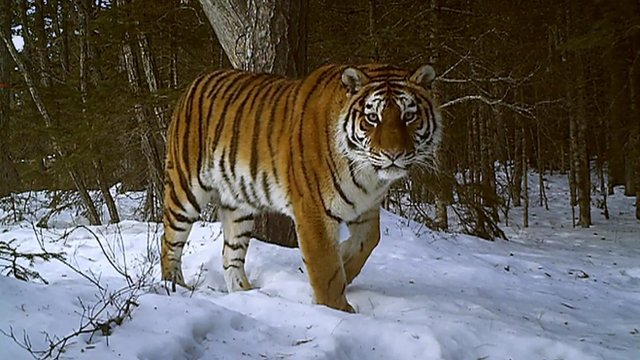
%> input picture Lab03/tiger2.jpg, 640 x 360 px
$ octave graphcut_example.m   (GNU Octave 9; MATLAB toolbox functions it lacks are replaced by stand-ins)
%> lines starting %> are read from the running program, lines starting %| are printed output that depends on the picture
### Lab03/graphcut_segm.m
function [ segm, prior, fcenters, bcenters ] = graphcut_segm(I, area, K, alpha, sigma)
% area = [ minx, miny, maxx, maxy ]

[h, w, c] = size(I);
dw = area(3) - area(1) + 1;
dh = area(4) - area(2) + 1;
mask = uint8([zeros(area(2) - 1, w); zeros(dh, area(1) - 1), ones(dh, dw), ...
	     zeros(dh, w - area(3)); zeros(h - area(4), w)]);
Ivec = single(reshape(I, size(I, 1) * size(I, 2), 3));

grey = single(rgb2gray(I));
h = fspecial('gaussian', [7, 7], 0.5);
grey = imfilter(grey, h);
h = fspecial('sobel');
dx = imfilter(grey, h/4);
dy = imfilter(grey, h/4');
grad = sqrt(dx.^2 + dy.^2);
edge = (alpha*sigma)*ones(size(grey)) ./ (grad + sigma);

tic
for l = 1 : 3

    fprintf('Find Gaussian mixture models...\n');
    [fprob, fcenters] = mixture_prob(I, K, 20, mask);
    [bprob, bcenters] = mixture_prob(I, K, 20, 1 - mask);
    prior = reshape(fprob ./ (fprob + bprob), size(I, 1), size(I, 2), 1);
    toc

    fprintf('Find minimum cut...\n');
    [u, erriter, i] = cmf_cut(prior, edge);
    mask = uint8(u > 0.5);
    toc

end

segm = int16(u > 0.5) + 1;

### Lab03/mixture_prob.m
% L: number of iterations
% prob: probability of the color of pixels
function [prob, centers] = mixture_prob(image, K, L, mask)
% Let I be a set of pixels and V be a set of K Gaussian components in 3D (R,G,B)
% Store all pixels for which mask = 1 in a Nx3 matrix
nrows = size(image, 1);
ncols = size(image, 2);
Ivec = im2double(reshape(image, nrows * ncols, 3));
Mvec = reshape(mask, nrows * ncols, 1);
Ima = Ivec(find(Mvec == 1), :);
g = zeros(size(Ima, 1), K);
g1 = zeros(nrows * ncols, K);

% Randomly initialize the K components using masked pixels
[segmentation, centers, ~, ~, ~] = kmeans_mix(Ima, K,...
    L, 1400, true, false);
cov = cell(K, 1);
cov(:) = {rand * eye(3)};

w = zeros(1, K);
for i = 1 : K
    w(i) = sum(segmentation == i) / size(segmentation, 1);
end

% Iterate L times
for i = 1 : L
%   Expectation: Compute probabilities P_ik using masked pixels
    for k = 1 : K
        mean_k = centers(k, :);
        cov_k = cov{k};
        diff = bsxfun(@minus, Ima, mean_k);
        g(:, k) = 1 / sqrt(det(cov_k) * (2 * pi)^3) * exp(-0.5 *...
            sum((diff * inv(cov_k) .* diff), 2));
    end
    p = bsxfun(@times, g, w);
    norm = sum(p, 2);
    p = bsxfun(@rdivide, p, norm);

%   Maximization: Update weights, means and covariances using masked pixels
    w = sum(p, 1) / size(p, 1);
    for k = 1 : K
        centers(k, :) = p(:, k)' * Ima / sum(p(:, k), 1);
        diff = bsxfun(@minus, Ima, centers(k, :));
        cov{k} = (diff' * bsxfun(@times, diff, p(:, k))) / sum(p(:, k), 1);
    end
end

% Compute probabilities p(c_i) in Eq.(3) for all pixels I
for k = 1 : K
    diff = bsxfun(@minus, Ivec, centers(k, :));
    g1(:, k) = 1 / sqrt(det(cov{k}) * (2 * pi)^3) * exp(-0.5 *...
            sum((diff * inv(cov{k}) .* diff), 2));
end
prob = sum(bsxfun(@times, g1, w), 2);
prob = reshape(prob, nrows, ncols, 1);

### Lab03/kmeans_mix.m
function [segmentation, centers, empty, cen_idx, count] = kmeans_mix(Ivec, K, L, seed, RANDSAMP, DEBUG)
delta = 100 * ones(K, 3);
clus_centers = zeros(K, 3);
clus_centers_new = zeros(K, 3);
idx_old = zeros(1, size(Ivec, 1));
empty = false;
threshold = 0.01;
count = 0;
nthreshold = 2;

% Let X be a set of pixels and V be a set of K cluster centers in 3D (R,G,B).
if RANDSAMP == true
    % Randomly initialize the K cluster centers
%     rng(seed, 'twister');
    clus_centers = rand(K, 3);

    % [11 lines of commented-out code are left out]
else
    % implement k-means++ algorithm
    [~, clus_init] = kmeansplus_init(Ivec', K, seed);
    clus_centers = clus_init';
end

% Compute all distances between pixels and cluster centers
D = pdist2(clus_centers, Ivec, 'euclidean');

if DEBUG == false
    % Iterate L times
    for i = 1 : L
        % Assign each pixel to the cluster center for which the distance is minimum
        [~, cen_idx] = min(D);

        % Recompute each cluster center by taking the mean of all pixels assigned to it
        for j = 1 : K
            n_idx = find(cen_idx == j);
            if size(n_idx, 2) < nthreshold
                clus_centers(j, :) = rand(1, 3);
%                 empty = 1;
%                 n = randsample(size(Ivec, 1), 1);
%                 clus_centers(j, :) = Ivec(n, :);
            else
                clus_centers(j, :) = double(mean(Ivec(n_idx, :)));
            end
        end
        % Recompute all distances between pixels and cluster centers
        D = pdist2(clus_centers, Ivec, 'euclidean');
    end
else
    % debug
    while (max(delta(:)) > threshold)
        [~, cen_idx] = min(D);
        for j = 1 : K
            n_idx = find(cen_idx == j);
            if isempty(n_idx) == true
                empty = 1;
                n = randsample(size(Ivec, 1), 1);
                clus_centers_new(j, :) = Ivec(n, :);
            else
                clus_centers_new(j, :) = mean(Ivec(n_idx, :));
            end
        end
        delta = abs(clus_centers_new - clus_centers);
%         delta = abs(idx_old - cen_idx);
        count = count + 1;
        D = pdist2(clus_centers_new, Ivec, 'euclidean');
        clus_centers = clus_centers_new;
%         idx_old = cen_idx;
    end
end

[~, cen_idx] = min(D);
segmentation = cen_idx;
centers = clus_centers;

### Lab03/graphcut_example.m
clear;
scale_factor = 0.5;          % image downscale factor
area = [ 80, 110, 570, 300 ] % image region to train foreground with
K = 1;                      % number of mixture components
alpha = 30.0;                 % maximum edge cost
sigma = 20.0;                % edge cost decay factor

I = imread('tiger2.jpg');
%> I is the input picture: size 360x640x3 uint8; mean R, G, B 97.4, 93.3, 88.1
I = imresize(I, scale_factor);
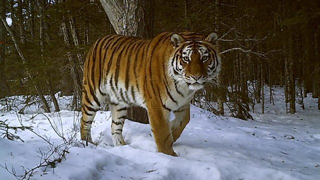
%> I: size 180x320x3 uint8; mean R, G, B 97.4, 93.3, 88.1
Iback = I;
area = int16(area*scale_factor);
[segm, prior, fcenters, bcenters] = graphcut_segm(I, area, K, alpha, sigma);
%> in graphcut_segm, `grey = single(rgb2gray(I));`:
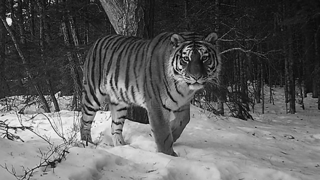
%> grey: size 180x320 single; min 0, max 250, mean 93.9
%> in graphcut_segm, `dx = imfilter(grey, h/4);`:
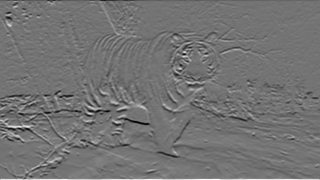
%> dx: size 180x320 single; min -164, max 195.5, mean -0.6; drawn with min black and max white
%> in graphcut_segm, `grad = sqrt(dx.^2 + dy.^2);`:
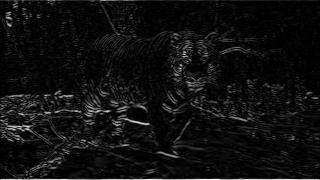
%> grad: size 180x320 single; min 0.000281, max 276.5, mean 17.9; drawn with min black and max white
%> in graphcut_segm, `edge = (alpha*sigma)*ones(size(grey)) ./ (grad + sigma);`:
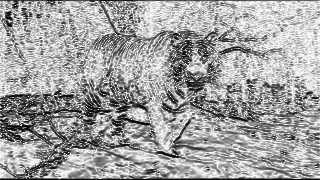
%> edge: size 180x320 single; min 2.02, max 30, mean 19.8; drawn with min black and max white
%> the loop in graphcut_segm, `for l = 1 : 3` made 1 pass
%> (fcenters, bcenters) on pass 1: ([NaN NaN NaN], [NaN NaN NaN])
%> the run ends on the next line

$ run again, with Lab03/tiger1.jpg copied over Lab03/tiger2.jpg
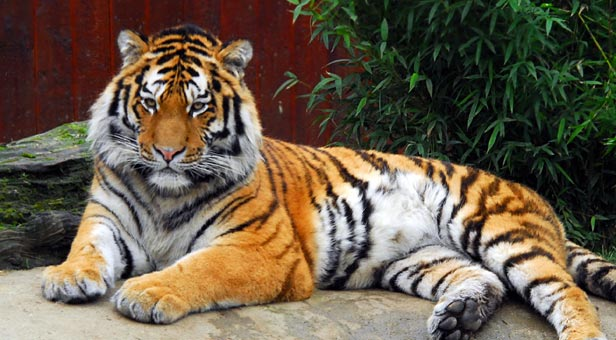
%> input picture Lab03/tiger1.jpg, 616 x 340 px
%> I is the input picture: size 340x616x3 uint8; mean R, G, B 106, 92.5, 74.4
%> I: size 170x308x3 uint8
%> in graphcut_segm, `grad = sqrt(dx.^2 + dy.^2);`:
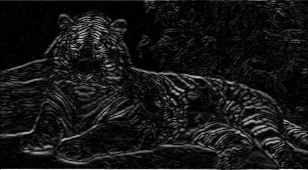
%> grad: size 170x308 single; min 0.000397, max 305.5, mean 27.8; drawn with min black and max white
%> in graphcut_segm, `edge = (alpha*sigma)*ones(size(grey)) ./ (grad + sigma);`:
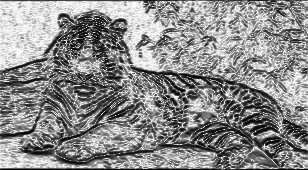
%> edge: size 170x308 single; min 1.84, max 30, mean 17.3; drawn with min black and max white
%> the loop in graphcut_segm, `for l = 1 : 3` made 1 pass
%> (fcenters, bcenters) on pass 1: ([NaN NaN NaN], [NaN NaN NaN])

$ run again, with Lab03/tiger3.jpg copied over Lab03/tiger2.jpg
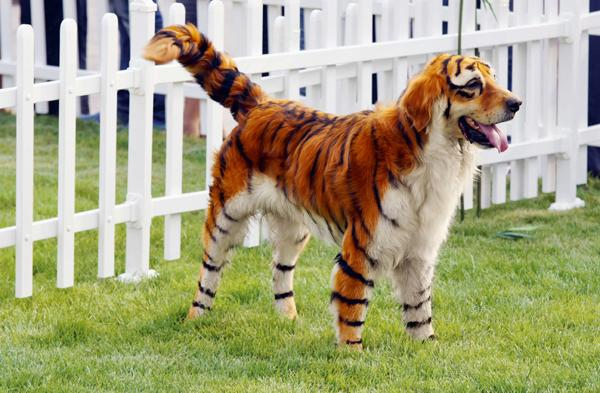
%> input picture Lab03/tiger3.jpg, 600 x 393 px
%> I is the input picture: size 393x600x3 uint8; mean R, G, B 166.4, 163.6, 127.4
%> I: size 197x300x3 uint8
%> in graphcut_segm, `grad = sqrt(dx.^2 + dy.^2);`:
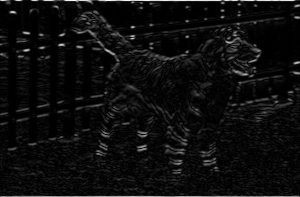
%> grad: size 197x300 single; min 0, max 354.1, mean 19.4; drawn with min black and max white
%> in graphcut_segm, `edge = (alpha*sigma)*ones(size(grey)) ./ (grad + sigma);`:
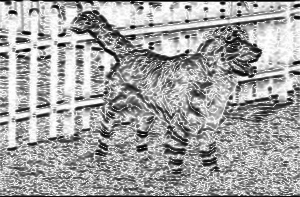
%> edge: size 197x300 single; min 1.6, max 30, mean 19.8; drawn with min black and max white
%> the loop in graphcut_segm, `for l = 1 : 3` made 1 pass
%> (fcenters, bcenters) on pass 1: ([NaN NaN NaN], [NaN NaN NaN])
